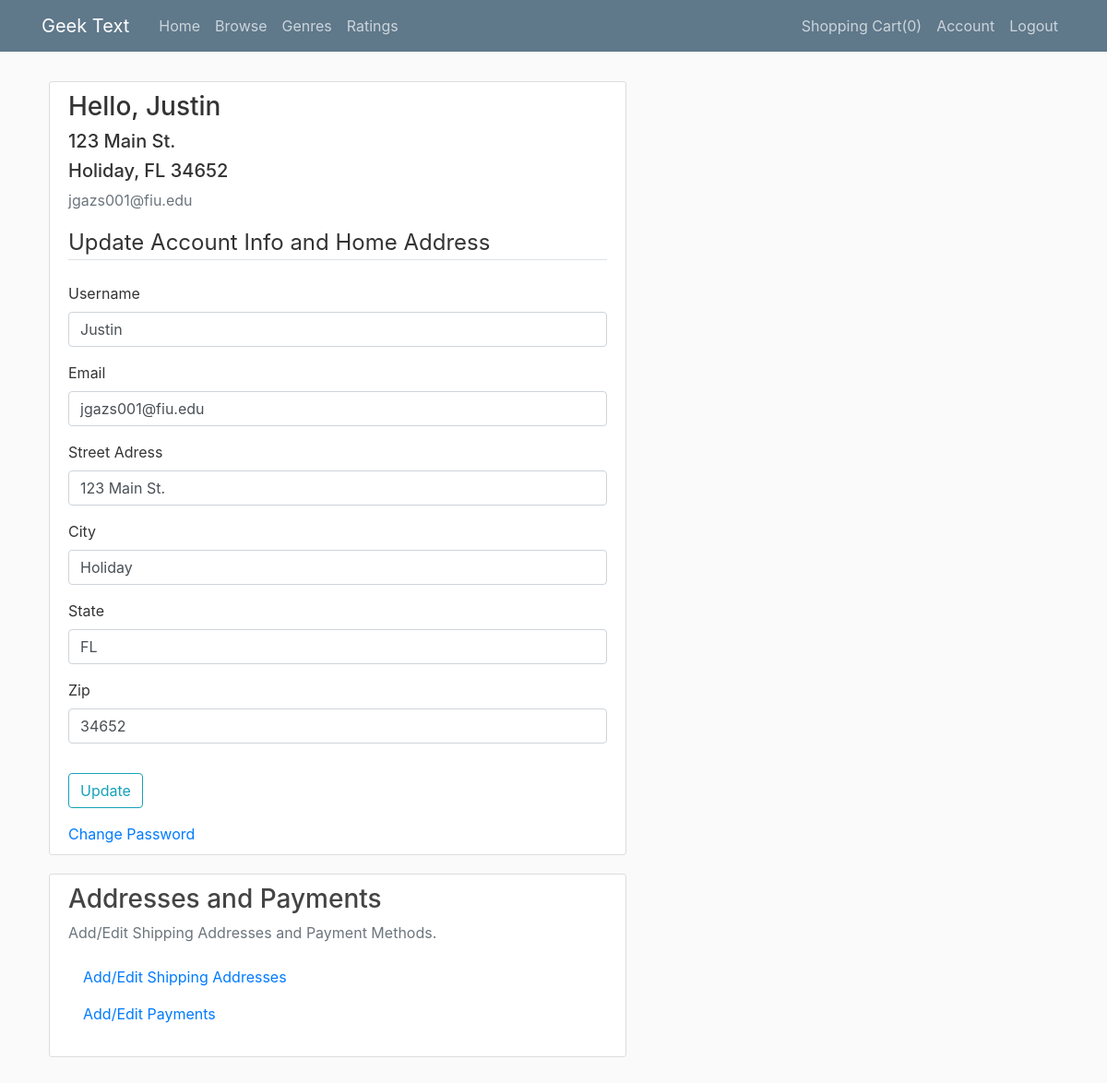
Page /account (signed in) on the committed database.
### bookstore/models.py (models this page shows, shortened)
class User(db.Model, UserMixin):
    id = db.Column(db.Integer, primary_key=True)
    username = db.Column(db.String(20), unique=True, nullable=False)
    email = db.Column(db.String(50), unique=True, nullable=False)
    password = db.Column(db.String(30), nullable=False)
    street = db.Column(db.String(60))
    city = db.Column(db.String(30))
    state = db.Column(db.String(2))
    zip = db.Column(db.String(5))
    addresses = db.relationship('ShippingAddress', backref='user')
    payments = db.relationship('PaymentMethod', backref='user')
    purchased = db.relationship('Purchases', backref='user')
    review = db.relationship('Reviews', backref='user')

### bookstore/routes.py (the view)
@app.route("/account", methods=['GET','POST'])
@login_required
def account():
    form = UpdateAccountForm()
    if form.validate_on_submit():
        current_user.username = form.username.data
        current_user.email = form.email.data
        current_user.street = form.street.data
        current_user.city = form.city.data
        current_user.zip = form.zip.data
        current_user.state = form.state.data
        db.session.commit()
        flash('Your account has been updated', 'success')
        return redirect(url_for('account'))
    elif request.method == 'GET':
        form.username.data = current_user.username
        form.email.data = current_user.email
        form.street.data = current_user.street
        form.city.data = current_user.city
        form.state.data = current_user.state
        form.zip.data = current_user.zip
    return render_template('account.html', title='Account', form=form)

### bookstore/forms.py (shortened to what this page needs)
class UpdateAccountForm(FlaskForm):
    username = StringField('Username', validators=[DataRequired(), Length(min=2, max=20)])
    email = StringField('Email', validators=[DataRequired(), Email()])
    street = StringField('Street Adress')
    city = StringField('City')
    zip = IntegerField('Zip', validators=[NumberRange(min=10000, max=99999)])
    state = StringField('State',validators=[Length(min=2, max=2), Regexp('[a-zA-Z][a-zA-Z]')])
    submit = SubmitField('Update')

### bookstore/models.py (called while the page is built)
@login_manager.user_loader
def load_user(user_id):
    return User.query.get(int(user_id))

### bookstore/templates/account.html (shortened to what this page needs)
{% extends "layout_narrow.html" %}
{% block content %}
<div class="content-section">
    <div class="media">
        <div class="media-body">
            <h2 class="h3">Hello, {{ current_user.username }}</h2>
            <h2 class="h5">{{ current_user.street }}</h2>
            <h2 class="h5">{{ current_user.city }}, {{current_user.state}} {{current_user.zip}}</h2>
            <p class="text-secondary">{{ current_user.email }}</p>
        </div>
    </div>
    <form method="POST" action="">
        <fieldset class="form-group">
            <legend class="border-bottom mb-4">Update Account Info and Home Address</legend>
            <div class="form-group">
                {{ form.username.label(class="form-control-label") }}
                {% if form.username.errors %}
                {{ form.username(class="form-control form-control-md is-invalid") }}
                <div class="invalid-feedback">
                    {% for error in form.username.errors %}
                    <span>{{ error }}</span>
                    {% endfor %}
                </div>
                {% else %}
                {{ form.username(class="form-control form-control-md") }}
                {% endif %}
            </div>
            <div class="form-group">
                {{ form.email.label(class="form-control-label") }}
                {% if form.email.errors %}
                {{ form.email(class="form-control form-control-md is-invalid") }}
                <div class="invalid-feedback">
                    {% for error in form.email.errors %}
                    <span>{{ error }}</span>
                    {% endfor %}
                </div>
                {% else %}
                {{ form.email(class="form-control form-control-md") }}
                {% endif %}
            </div>
            <div class="form-group">
                {{ form.street.label(class="form-control-label") }}
                {% if form.street.errors %}
                {{ form.street(class="form-control form-control-md is-invalid") }}
                <div class="invalid-feedback">
                    {% for error in form.street.errors %}
                    <span>{{ error }}</span>
                    {% endfor %}
                </div>
                {% else %}
                {{ form.street(class="form-control form-control-md") }}
                {% endif %}
            </div>
            <div class="form-group">
                {{ form.city.label(class="form-control-label") }}
                {% if form.city.errors %}
                {{ form.city(class="form-control form-control-md is-invalid") }}
                <div class="invalid-feedback">
                    {% for error in form.city.errors %}
                    <span>{{ error }}</span>
                    {% endfor %}
                </div>
                {% else %}
                {{ form.city(class="form-control form-control-md") }}
                {% endif %}
            </div>
            <div class="form-group">
                {{ form.state.label(class="form-control-label") }}
                {% if form.state.errors %}
                {{ form.state(class="form-control form-control-md is-invalid") }}
                <div class="invalid-feedback">
                    {% for error in form.state.errors %}
                    <span>{{ error }}</span>
                    {% endfor %}
                </div>
                {% else %}
                {{ form.state(class="form-control form-control-md") }}
                {% endif %}
            </div>
            <div class="form-group">
                {{ form.zip.label(class="form-control-label") }}
                {% if form.zip.errors %}
                {{ form.zip(class="form-control form-control-md is-invalid") }}
                <div class="invalid-feedback">
                    {% for error in form.zip.errors %}
                    <span>{{ error }}</span>
                    {% endfor %}
                </div>
                {% else %}
                {{ form.zip(class="form-control form-control-md") }}
                {% endif %}
            </div>
        </fieldset>
        <div class="form-group">
            {{ form.submit(class="btn btn-outline-info") }}
        </div>
    </form>
    <a href="{{url_for('change_password')}}">Change Password</a>
</div>
<div class="col-md-14">
    <div class="content-section">
      <h3>Addresses and Payments</h3>
      <p class='text-muted'>Add/Edit Shipping Addresses and Payment Methods.
        <ul class="list-group">
          <a class="nav-item nav-link" href="/shipping">Add/Edit Shipping Addresses</a>
          <a class="nav-item nav-link" href="/payments">Add/Edit Payments</a>
        </ul>
      </p>
    </div>
  </div>
{% endblock content %}

### bookstore/static/main.css (style rules this page uses)
body { background: #fafafa; color: #333333; margin-top: 5rem; }
h1, h2, h3, h4, h5, h6 { color: #444444; }
.content-section { background: #ffffff; padding: 10px 20px; border: 1px solid #dddddd; border-radius: 3px; margin-bottom: 20px; }

### rows in the picture
User: username "Justin", street "123 Main St.", city "Holiday", state "FL", zip "34652", email "jgazs001@fiu.edu"

### other values in the picture
{{ session['Shoppingcart']|length }} "0"
